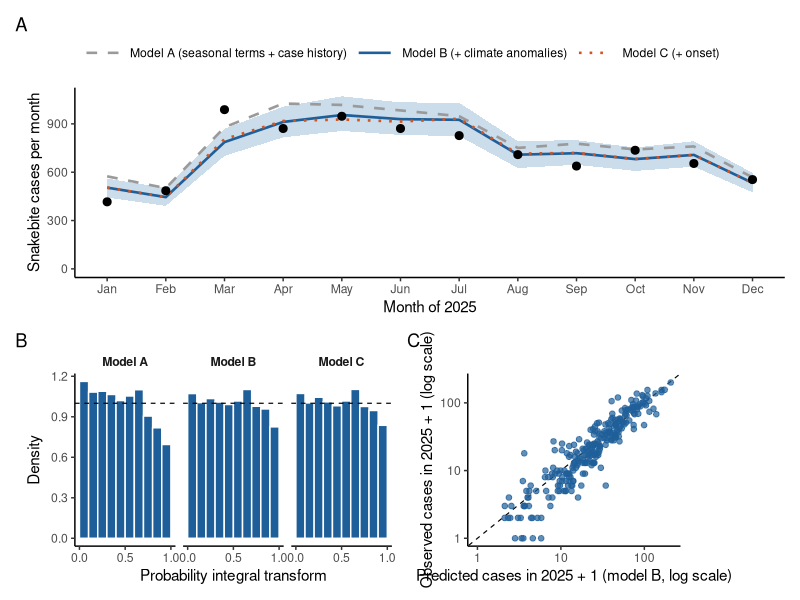
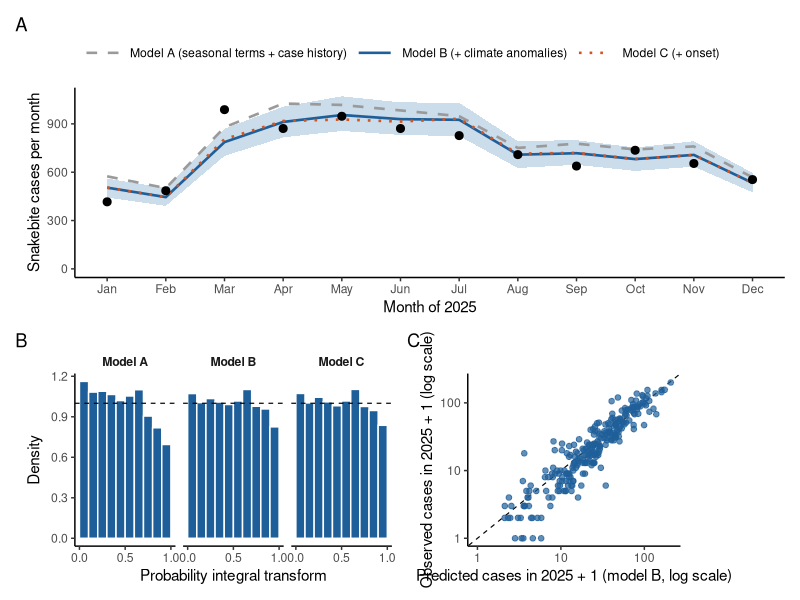

These charts were generated, in order, by the following R code:
# Figure 11 (Results, section 3.10): out-of-sample prediction of 2025. Run after analysis/prediction.R.
#   (A) national monthly cases observed and predicted by models A-C, with the 90% prediction interval of model B;
#   (B) non-randomised PIT histograms; (C) district totals for 2025, observed against predicted by model B.
suppressPackageStartupMessages({ library(readr); library(dplyr); library(ggplot2); library(patchwork) })
BLUE <- "#1F5F99"; BAND <- "#A9C4DE"
MCOL <- c("Model A (seasonal terms + case history)" = "#9A9A9A", "Model B (+ climate anomalies)" = BLUE, "Model C (+ onset)" = "#D4541F")
MLT  <- c("Model A (seasonal terms + case history)" = "dashed", "Model B (+ climate anomalies)" = "solid", "Model C (+ onset)" = "dotted")
ML <- c(A = "Model A (seasonal terms + case history)", B = "Model B (+ climate anomalies)", C = "Model C (+ onset)")
th <- theme_classic(base_size = 11) + theme(strip.background = element_blank(), strip.text = element_text(face = "bold"))
nat <- read_csv("analysis/output/prediction_national_2025.csv", show_col_types = FALSE) |> mutate(model = factor(ML[model], levels = ML))
obs <- filter(nat, model == ML[["A"]])
pA <- ggplot(nat, aes(month)) +
  geom_ribbon(data = filter(nat, model == ML[["B"]]), aes(ymin = lo, ymax = hi), fill = BAND, alpha = 0.6) +
  geom_line(aes(y = predicted, colour = model, linetype = model), linewidth = 0.9) +
  geom_point(data = obs, aes(y = observed), size = 2.4) +
  scale_colour_manual(values = MCOL, name = NULL) + scale_linetype_manual(values = MLT, name = NULL) +
  scale_x_continuous(breaks = 1:12, labels = month.abb) + scale_y_continuous(labels = scales::label_comma(), limits = c(0, NA)) +
  labs(x = "Month of 2025", y = "Snakebite cases per month", tag = "A") + th +
  theme(legend.position = "top", legend.justification = "left", legend.key.width = unit(2, "lines"))
pit <- read_csv("analysis/output/prediction_pit.csv", show_col_types = FALSE) |> mutate(model = paste("Model", model))
pB <- ggplot(pit, aes(xmin = lower, xmax = upper, ymin = 0, ymax = density)) + geom_rect(fill = BLUE, colour = "white") +
  geom_hline(yintercept = 1, linetype = "dashed", linewidth = 0.4) + facet_wrap(~ model, nrow = 1) +
  scale_x_continuous(breaks = c(0, 0.5, 1)) + labs(x = "Probability integral transform", y = "Density", tag = "B") + th
dist <- read_csv("analysis/output/prediction_district_2025.csv", show_col_types = FALSE) |> filter(model == "B")
lim <- range(c(dist$observed, dist$predicted) + 1)
pC <- ggplot(dist, aes(predicted + 1, observed + 1)) + geom_abline(linetype = "dashed", linewidth = 0.4) +
  geom_point(colour = BLUE, alpha = 0.7, size = 1.6) + scale_x_log10(limits = lim) + scale_y_log10(limits = lim) +
  labs(x = "Predicted cases in 2025 + 1 (model B, log scale)", y = "Observed cases in 2025 + 1 (log scale)", tag = "C") + th
p <- pA / (pB | pC + plot_layout(widths = c(2.2, 1))) + plot_layout(heights = c(1.1, 1))
ggsave("figures/Fig11.png", p, width = 10, height = 8, dpi = 300, bg = "white")
ggsave("figures/Fig11.pdf", p, width = 10, height = 8, device = cairo_pdf, bg = "white")
cat("saved figures/Fig11\n")
